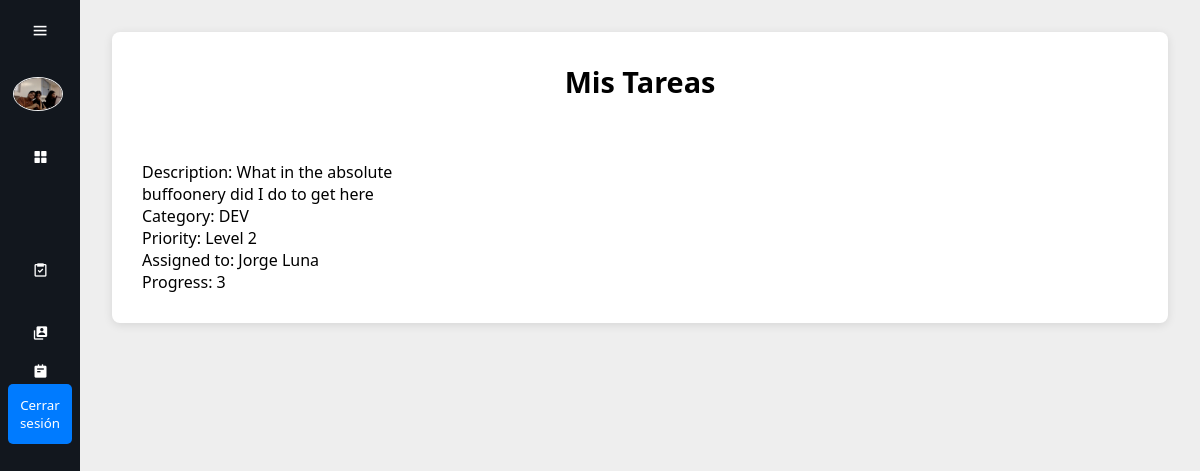
The page /mis-tareas/ (signed in) on the database as committed earlier.
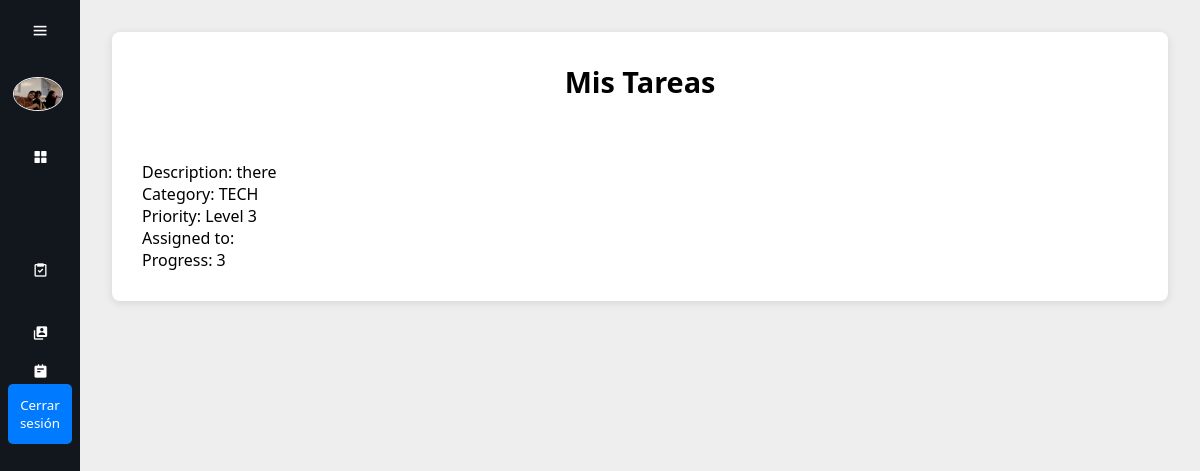
The same page on the database as committed later.
### tasks/models.py (models this page shows, shortened)
class Tasks(models.Model):
    class Urgency (models.IntegerChoices):
        LV1 = 1, "Level 1"
        LV2 = 2, "Level 2"
        LV3 = 3, "Level 3"
        LV4 = 4, "Level 4"
        LV5 = 5, "Level 5"
    class Completion (models.IntegerChoices):
        Completed = 1, "Completed"
        Incomplete = 2, "Incomplete"
        NotStarted = 3, "Not started"
    Categories = {
        ("TECH", "Tecnologico"),
        ("ADMIN", "Administrativo"),
        ("DEV", "Desarrollo"),
        ("TEAM", "WorkMate Internal"),
        ("OTHER", "Otro/No Listado")
    }
    title = models.TextField(max_length = 300, blank=False)
    description = models.TextField(max_length = 600, blank=False)
    category = models.CharField(max_length = 20,choices=Categories)
    priority = models.IntegerField(default=Urgency.LV1, choices=Urgency, blank=False)
    notes = models.TextField(max_length = 300, blank=True)
    user = models.ForeignKey(workmateUser, on_delete=models.CASCADE)
    progress = models.IntegerField(default=Completion.NotStarted, choices=Completion, blank=False)

### workmates/models.py (models this page shows, shortened)
class workmateUser(AbstractUser):
    email = models.EmailField(unique=True)
    description = models.CharField(max_length=600, default='', blank=True)

### base/views.py (the view)
# urls.py: path("mis-tareas/", views.mis_tareas, name="mis-tareas"),
@login_required
def mis_tareas(request):
    mytasks = Tasks.objects.all()
    return render(request, "mis-tareas.html", {'mytasks': mytasks})

### base/templates/mis-tareas.html (shortened to what this page needs)
{% load static %}
<html lang="en">
<head>
  <link rel="stylesheet" href="{% static 'css/dashboard.css' %}">
  <link href="https://unpkg.com/boxicons@2.1.4/css/boxicons.min.css" rel="stylesheet">
</head>
<body>
  <div class="sidebar">
    <div class="top">
      <i class="bx bx-menu" id="btn"></i>
    </div>
    <div class="user">
      <img src="{% static "user-img.jpg" %}" alt="me" class="user-img">
      <div>
      </div>
    </div>
    <ul>
      <li>
        <a href="/">
          <i class="bx bxs-grid-alt"></i>
        </a>
      </li>
      <li>
        <a href="/gestion-tareas/">
          <i class="bx bx-task"></i>
        </a>
      </li>
      <li>
        <a href="/gestion-usuarios/">
          <i class="bx bxs-user-account"></i>
        </a>
      </li>
      <li>
        <a href="/mis-tareas/">
          <i class="bx bxs-notepad"></i>
        </a>
      </li>
      <li>
        <form method="POST" action="{% url 'base:logout' %}" class="logout-form">
          <button type="submit" aria-label="Logout">Cerrar sesión</button>
        </form>
      </li>
    </ul>
  </div>
  <div class="main-content">
    <div class="container">
      <h1>Mis Tareas</h1>
      <div class="user-grid">
        <div class=""user-card">
          {% for mytask in mytasks %}
              <p> Description: {{ mytask.description }}</p>
              <p> Category: {{ mytask.category }}</p>
              <p> Priority: Level {{ mytask.priority }}</p>
              <p> Assigned to: {{mytask.user.first_name}} {{ mytask.user.last_name }}</p>
              <p> Progress: {{ mytask.progress}}</p>
        </div>
          {% empty %}
          <p>No tasks assigned at the moment.</p>
          {% endfor %}
        </div>
      </div>
    </div>
</body>
</html>

Rows that differ between the two databases and show on the page:
changed Tasks: description "What in the absolute buffoonery did I do to get here" → "there"; category "DEV" → "TECH"; priority "2" → "3"; user.first_name "Jorge" → (not shown); user.last_name "Luna" → (not shown)
